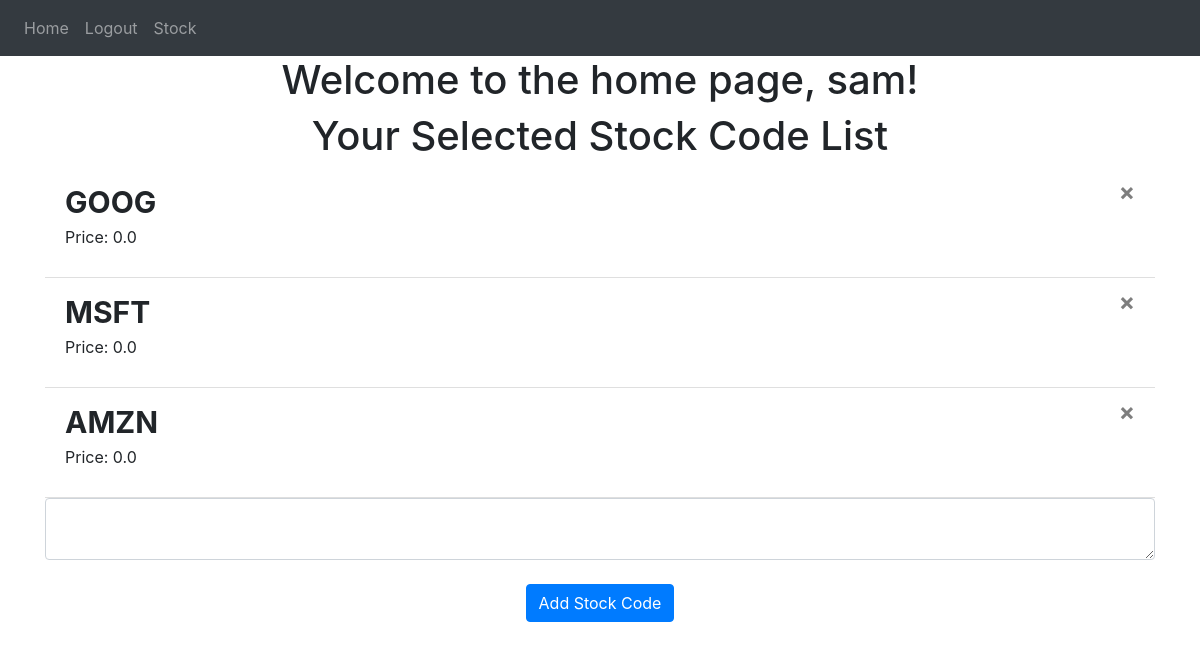
Page / (signed in) on the earlier database version.
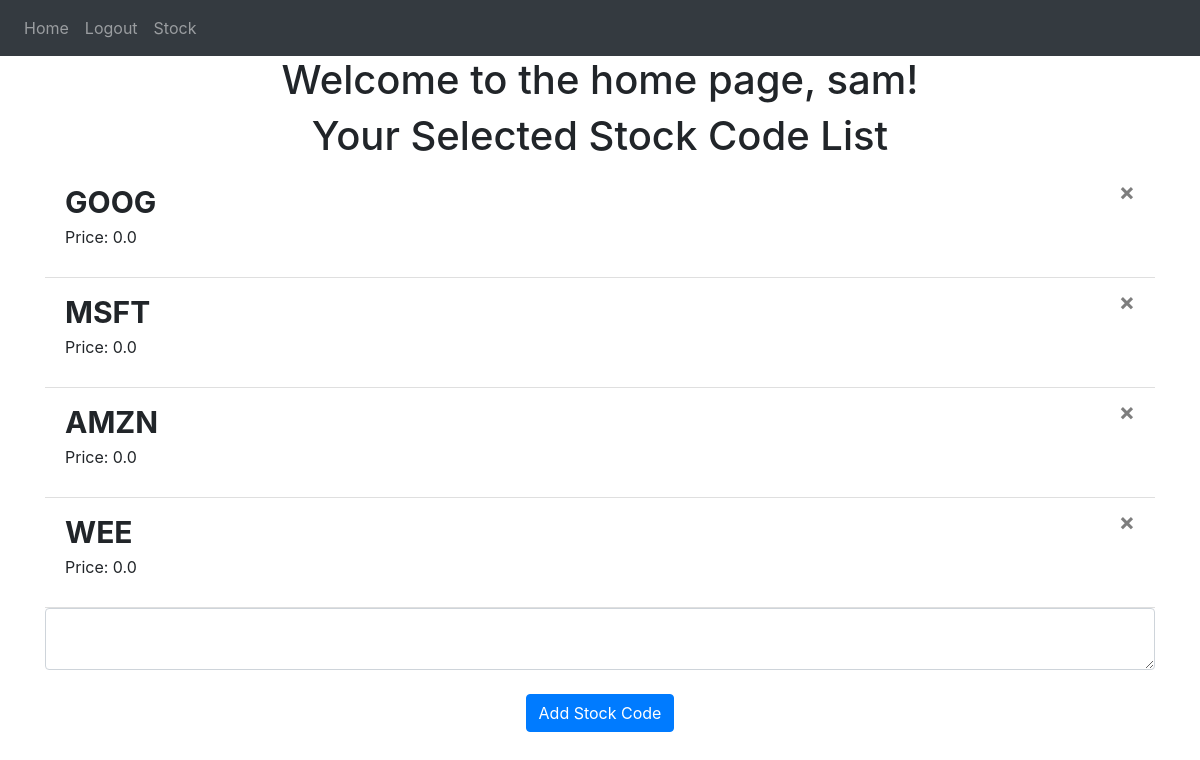
Same page on the later database version.
### website/models.py (models this page shows)
class User(db.Model, UserMixin):
    id = db.Column(db.Integer, primary_key=True)
    email = db.Column(db.String(150), unique=True)
    password = db.Column(db.String(150))
    notes = db.relationship('Note')

class Note(db.Model):
    id = db.Column(db.Integer, primary_key=True)
    data = db.Column(db.String(1000))
    user_id = db.Column(db.Integer, db.ForeignKey('user.id'))
    price = db.Column(db.Float)

### website/views.py (the view, shortened to what this page needs)
@views.route('/', methods=['GET','POST'])
@login_required
def home():
    return render_template("home.html", user=current_user)

### website/__init__.py (called while the page is built)
def create_app():
    app = Flask(__name__)
    app.config['SECRET_KEY'] = 'AOUWEHaweaweEJKMAWPOTRJK'
    app.config['SQLALCHEMY_DATABASE_URI'] = f'sqlite:///{DB_NAME}'
    db.init_app(app)
    from .views import views
    from .auth import auth
    app.register_blueprint(views, url_prefix='/')
    app.register_blueprint(auth, url_prefix='/')
    from .models import User, Note
    create_database(app)
    login_manager = LoginManager()
    login_manager.login_view = 'auth.login'
    login_manager.init_app(app)
    @login_manager.user_loader
    def load_user(id):
        return User.query.get(int(id))
    return app

### website/templates/home.html
{% extends "base.html" %} {% block title %}Home{% endblock %}
{% block content%}
<h1 align="center">Welcome to the home page, {{ user.email.split('@')[0] }}!</h1>
<h1 align="center">Your Selected Stock Code List</h1>
<ul class="list-group list-group-flush" id="notes">
    {% for note in user.notes %}
    <li class="list-group-item" ><b style="font-size:30px;">{{ note.data }}</b>
        <button type="button" class="close" onclick="deleteNote('{{note.id}}')">
            <span aria-hidden="true">&times;</span>
        </button>
        <p>Price: {{ note.price }}</p>
    </li>
    {% endfor %}
</ul>
<form method="POST">
    <textarea name="note" id="note" class="form-control"> </textarea>
    <br />
    <div align="center">
        <button type="submit" class="btn btn-primary"> Add Stock Code</button>
    </div>
</form>
{% endblock %}

### website/templates/base.html (shortened to what this page needs)
<!DOCTYPE html>
<html>
  <head>
    <link
      rel="stylesheet"
      href="https://stackpath.bootstrapcdn.com/bootstrap/4.4.1/css/bootstrap.min.css"
    />
    <link
      rel="stylesheet"
      href="https://stackpath.bootstrapcdn.com/font-awesome/4.7.0/css/font-awesome.min.css"
    />
    <link rel="stylesheet" href="{{url_for('static', filename='style.css')}}">
  </head>
    <body>
        <nav class = "navbar navbar-expand-lg navbar-dark bg-dark">
            <div class="collapse navbar-collapse" id="navbar">
              <div class="navbar-nav">
                {% if user.is_authenticated %}
                <a class="nav-item nav-link" id="home" href="/">Home</a>
                <a class="nav-item nav-link" id="logout" href="/logout">Logout</a>
                <a class="nav-item nav-link" id="stock" href="/stock">Stock</a>
                {% else %}
                <a class="nav-item nav-link" id="login" href="/login">Login</a>
                <a class="nav-item nav-link" id="signUp" href="/sign-up">Sign Up</a>
                {% endif %}
              </div>
            </div>
        </nav>
        <div class="container">
          {% block content%}
          {% endblock %}
        </div>
    </body>
</html>

Differences in the rows shown:
added Note: data "WEE", price "0.0"
